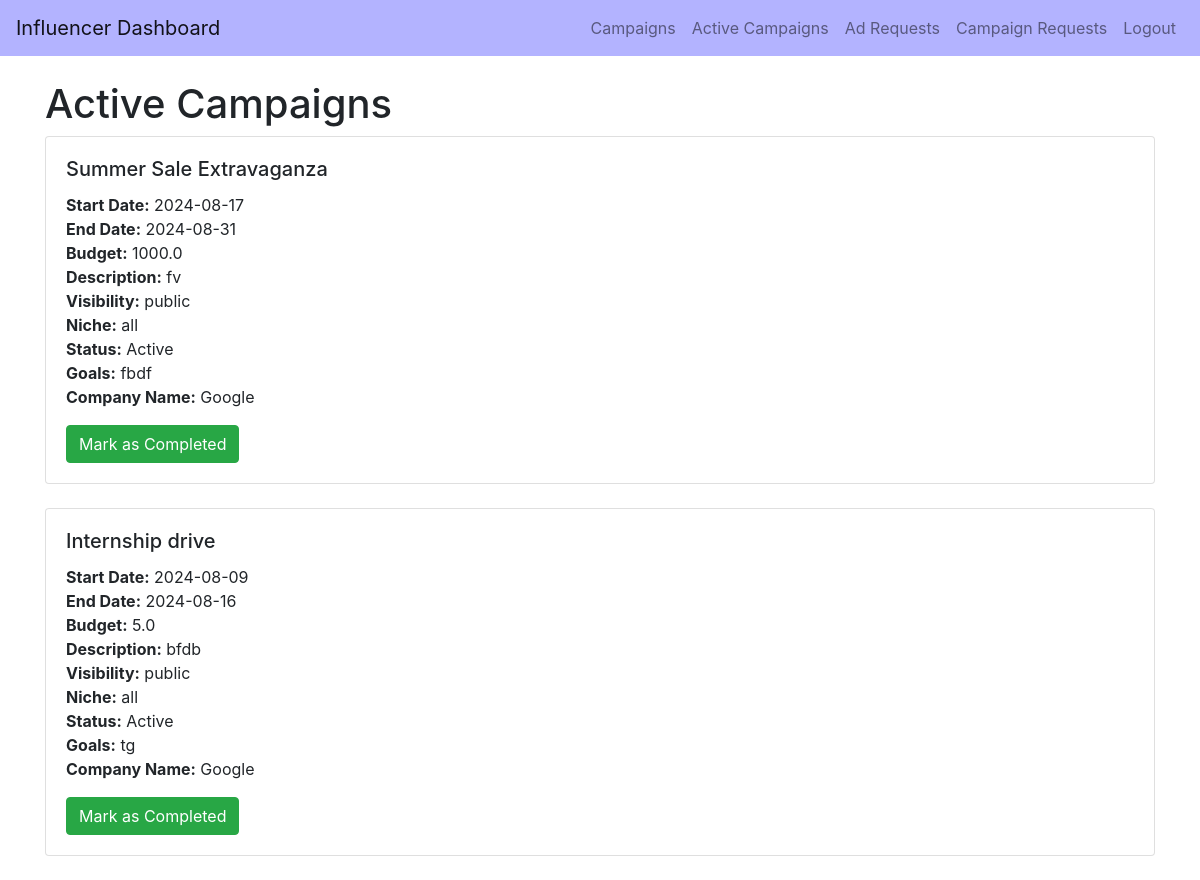
/active_campaigns/tanmay, run on an earlier commit of the app's database.
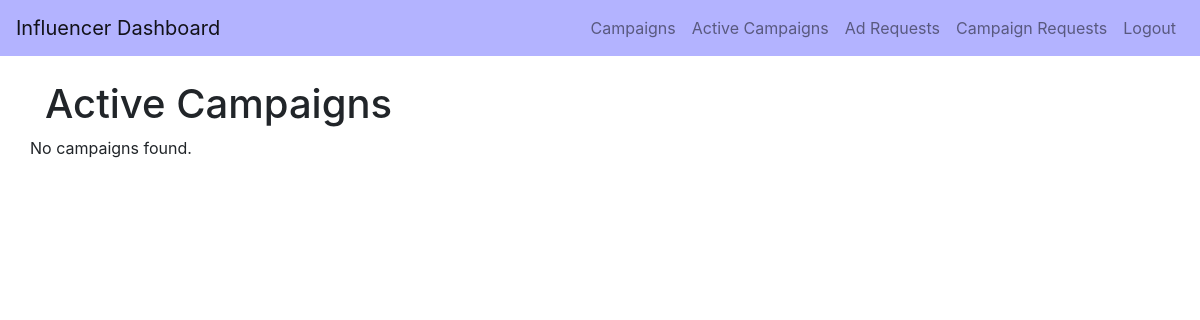
And on a later commit of the database.
### backend/models.py (models this page shows)
class Sponsor(db.Model):
    __tablename__ = 'sponsor'
    id = db.Column(db.Integer, primary_key=True)
    name = db.Column(db.String(100), nullable=False)
    email = db.Column(db.String(150), nullable=False)
    company = db.Column(db.String(100), nullable=False)
    industry = db.Column(db.String(100), nullable=False)
    user_id = db.Column(db.Integer, db.ForeignKey('user.id'), nullable=False)
    user = db.relationship('User', backref='sponsor_user', uselist=False)

class Campaign(db.Model):
    __tablename__ = 'campaign'
    id = db.Column(db.Integer, primary_key=True)
    name = db.Column(db.String(100), nullable=False)
    description = db.Column(db.Text, nullable=False)
    start_date = db.Column(db.Date, nullable=False)
    end_date = db.Column(db.Date, nullable=False)
    budget = db.Column(db.Float, nullable=False)
    visibility = db.Column(db.String(10), nullable=False)  # public, private
    goals = db.Column(db.Text, nullable=False)
    niche = db.Column(db.String(50), nullable=False)
    status = db.Column(db.String(10), nullable=False)
    flagged = db.Column(db.Boolean, default=False, nullable=False)
    user_id = db.Column(db.Integer, db.ForeignKey('user.id'), nullable=False)
    ad_requests = db.relationship('AdRequest', backref='campaigns_ad_requests', cascade="all, delete-orphan")
    campaign_requests = db.relationship('CampaignRequest', backref='campaign_campaign_requests', cascade="all, delete-orphan")

### backend/controller.py (the view)
@app.route('/active_campaigns/<string:username>')
def active_campaigns(username):
    user = User.query.filter_by(username=username).first()
    if user is None:
        return "User not found", 404
    current_influencer = Influencer.query.filter_by(user_id=user.id).first()
    if current_influencer is None:
        return "Influencer not found", 404
    influencer_id = current_influencer.user_id
    active_campaigns = db.session.query(Campaign).join(AdRequest, isouter=True).join(CampaignRequest, isouter=True).filter(
        or_(
            and_(
                AdRequest.influencer_id == current_influencer.id,
                AdRequest.status == "Accepted and Active"
            ),
            and_(
                CampaignRequest.influencer_id == influencer_id,
                CampaignRequest.status == "Accepted and Active"
            )
        ),
        or_(
            and_(
                AdRequest.campaign_id == Campaign.id,
                AdRequest.status == "Accepted and Active"
            ),
            and_(
                CampaignRequest.campaign_id == Campaign.id,
                CampaignRequest.status == "Accepted and Active"
            )
        )
    ).distinct().all()
    campaigns_with_sponsors = []
    for campaign in active_campaigns:
        sponsor_user = User.query.filter_by(id=campaign.user_id).first()
        sponsor_company = 'Unknown'  # Default if no sponsor is found
        if sponsor_user:
            sponsor_sponsor = Sponsor.query.filter_by(user_id=sponsor_user.id).first()
            if sponsor_sponsor:
                sponsor_company = sponsor_sponsor.company
        campaigns_with_sponsors.append({
            'campaign': campaign,
            'sponsor_company': sponsor_company
        })
    return render_template('active_campaigns.html', username=username, campaigns=campaigns_with_sponsors)

### templates/active_campaigns.html (shortened to what this page needs)
<!DOCTYPE html>
<html lang="en">
<head>
    <link href="https://stackpath.bootstrapcdn.com/bootstrap/4.5.2/css/bootstrap.min.css" rel="stylesheet">
</head>
<body>
<nav class="navbar navbar-expand-lg navbar-light" style="background-color: #b3b3ff;">
    <a class="navbar-brand" href="{{ url_for('influencer_dashboard', username=username) }}">Influencer Dashboard</a>
    <div class="collapse navbar-collapse">
        <ul class="navbar-nav ml-auto">
            <li class="nav-item">
                <a class="nav-link" href="{{ url_for('influencer_campaigns', username=username) }}">Campaigns</a>
            </li>
            <li class="nav-item">
                <a class="nav-link" href="{{ url_for('active_campaigns', username=username) }}">Active Campaigns</a>
            </li>
            <li class="nav-item">
                <a class="nav-link" href="{{ url_for('ad_requests', username=username) }}">Ad Requests</a>
            </li>
            <li class="nav-item">
                <a class="nav-link" href="{{ url_for('campaign_requests', username=username) }}">Campaign Requests</a>
            </li>
            <li class="nav-item">
                <a class="nav-link" href="{{ url_for('logout') }}">Logout</a>
            </li>
        </ul>
    </div>
</nav>
<div class="container mt-4">
    <h1>Active Campaigns</h1>
    <div class="row">
        {% if campaigns %}
            {% for item in campaigns %}
                <div class="col-12 mb-4">
                    <div class="card">
                        <div class="card-body">
                            <h5 class="card-title">{{ item.campaign.name }}</h5>
                            <p class="card-text">
                                <strong>Start Date:</strong> {{ item.campaign.start_date }}<br>
                                <strong>End Date:</strong> {{ item.campaign.end_date }}<br>
                                <strong>Budget:</strong> {{ item.campaign.budget }}<br>
                                <strong>Description:</strong> {{ item.campaign.description }}<br>
                                <strong>Visibility:</strong> {{ item.campaign.visibility }}<br>
                                <strong>Niche:</strong> {{ item.campaign.niche }}<br>
                                <strong>Status:</strong> {{ item.campaign.status }}<br>
                                <strong>Goals:</strong> {{ item.campaign.goals }}<br>
                                <strong>Company Name:</strong> {{ item.sponsor_company }}<br>
                            </p>
                            <form action="{{ url_for('mark_campaign_completed', campaign_id=item.campaign.id) }}" method="POST">
                                <button type="submit" class="btn btn-success">Mark as Completed</button>
                            </form>
                        </div>
                    </div>
                </div>
            {% endfor %}
        {% else %}
            <p>No campaigns found.</p>
        {% endif %}
    </div>
</div>
</body>
</html>

What changed in the data, as far as the page shows it:
no longer on this page (row edited): Sponsor: campaign.name "Summer Sale Extravaganza", campaign.start_date "2024-08-17", campaign.end_date "2024-08-31", campaign.budget "1000.0", campaign.description "fv", campaign.visibility "public", campaign.niche "all", campaign.status "Active", campaign.goals "fbdf", sponsor_company "Google", campaign.name "Internship drive", campaign.start_date "2024-08-09", campaign.end_date "2024-08-16", campaign.budget "5.0", campaign.description "bfdb", campaign.goals "tg"
Also different on the page:
text now shown: "No campaigns found."
